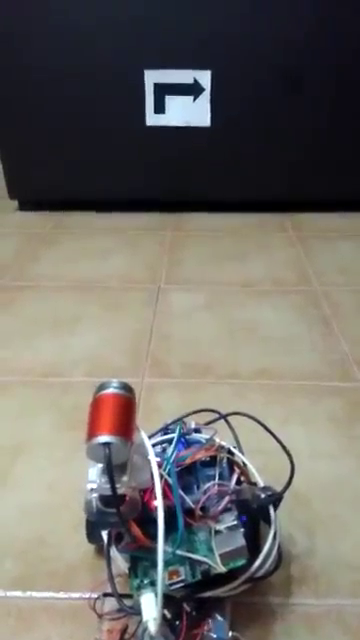
#> input picture frame 26 of Trabajo Francisco Marquez Chaves/Presentacion/Derecha - copia.mp4, 360 x 640 px, given in place of the camera
$ python object_movement.py   (Python 2 division)   (older library calls are emulated)
#> lines starting #> are read from the running program, lines starting #| are printed output that depends on the picture; after the words box and inside, x2 and y2 are one past the last pixel; in counts of white or black regions, pixels touching at a corner belong together
from __future__ import print_function
from imutils.video import VideoStream
import imutils
#import serial
import time

import numpy as np
import cv2
import argparse#construct the argument parseand parse the argum


print("[INFO] waiting for camera to warmup...")
vs = VideoStream(0).start()
time.sleep(2.0)
# define the lower and upper boundaries of the "orange"
# ball in the HSV color space
orangeLower = (4, 190, 75)
orangeUpper = (41, 255, 255)


# loop over the frames from the video stream
while True:
	# grab the next frame from the video stream, resize the
	# frame, and convert it to the HSV color space
	frame = vs.read()
#> frame is the input picture: shape (640, 360, 3); mean B, G, R 101, 106.5, 109.6
	frame = imutils.resize(frame, width=500)
#> frame: shape (888, 500, 3)
	hsv = cv2.cvtColor(frame, cv2.COLOR_BGR2HSV)
#> hsv: shape (888, 500, 3); mean H, S, V 67.8, 63.3, 116.3

# construct a mask for the color "orange", then perform
	# a series of dilations and erosions to remove any small
	# blobs left in the mask
	mask = cv2.inRange(hsv, orangeLower, orangeUpper)
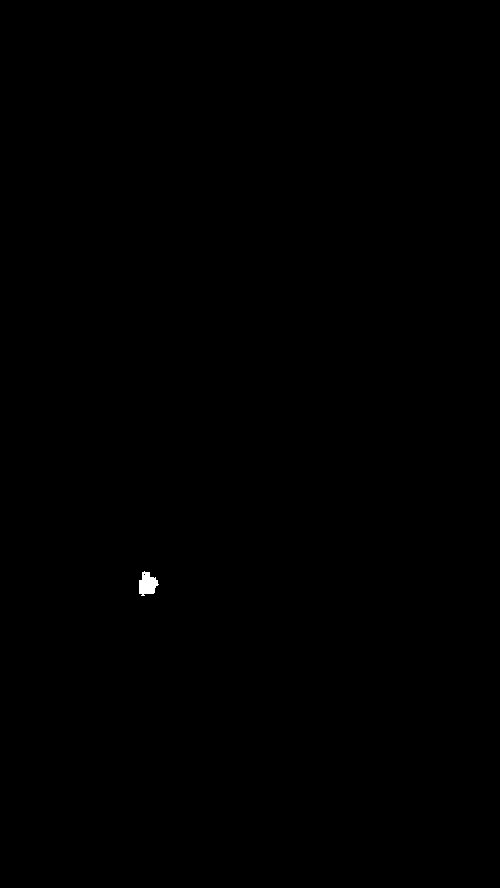
#> mask: shape (888, 500); 0.07% white; 1 white region, box (x1, y1, x2, y2) and area: (139, 571, 159, 596) 331
	mask1 = cv2.erode(mask, None, iterations=2)
#> mask1: shape (888, 500); 0.04% white; 1 white region, box (x1, y1, x2, y2) and area: (141, 574, 156, 592) 166
	mask2 = cv2.dilate(mask1, None, iterations=2)
#> mask2: shape (888, 500); 0.07% white; 1 white region

	# find contours in the mask and initialize the current
	# (x, y) center of the ball
	cnts = cv2.findContours(mask.copy(), cv2.RETR_EXTERNAL,
	cv2.CHAIN_APPROX_SIMPLE)
#> cnts = 1 contour; box (x1, y1, x2, y2) and area: (139, 571, 159, 596) 293
	cnts = cnts[0] if imutils.is_cv2() else cnts[1]
	center = None
    # only proceed if at least one contour was found
	if len(cnts) > 0:
    # find the largest contour in the mask, then use
    # it to compute the minimum enclosing circle and
    # centroid
	    c = max(cnts, key=cv2.contourArea)
#> c = contour of 32 points, box (x1, y1, x2, y2) (139, 571, 159, 596), area 293
	    ((x, y), radius) = cv2.minEnclosingCircle(c)
#> x = 145.5; y = 583.4; radius = 12.48
	    M = cv2.moments(c)
#> M = moments, m00 293, centre m10/m00, m01/m00 = (147.1, 583.8)
	    if M["m00"] != 0:
	    	cX = int(M["m10"] / M["m00"])
#> cX = 147
	    	cY = int(M["m01"] / M["m00"])
#> cY = 583
	    else:
	    	cX, cY, = 0, 0
	    center = cX, cY
#> center = (147, 583)
	    # only proceed if the radius meets a minimum size
	    if radius > 7:
			# draw the circle and centroid on the frame
			cv2.circle(frame, (int(x), int(y)), int(radius),
			(0, 255, 255), 2)
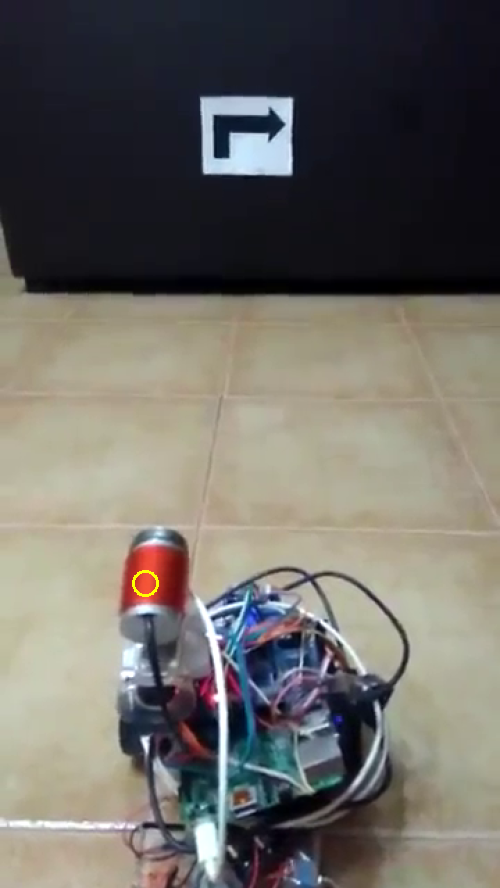
#> frame: shape (888, 500, 3); mean B, G, R 101, 106.5, 109.5
			cv2.circle(frame, center, 5, (0, 0, 255), -1)
#> frame: shape (888, 500, 3); 0.02% of pixels changed, all inside (x1, y1, x2, y2) = (142, 578, 153, 589)

			print("Funciona")
	    else:
	    	print("NO")
	# show the frame to our screen
	cv2.imshow("Frame", frame)
	cv2.imshow("MASK", mask)
	key = cv2.waitKey(1) & 0xFF
#> (key q is pressed here)

	# if the 'q' key is pressed, stop the loop
	if key == ord("q"):
		break

# do a bit of cleanup
cv2.destroyAllWindows()
vs.stop()

$ run again, starting later in the video
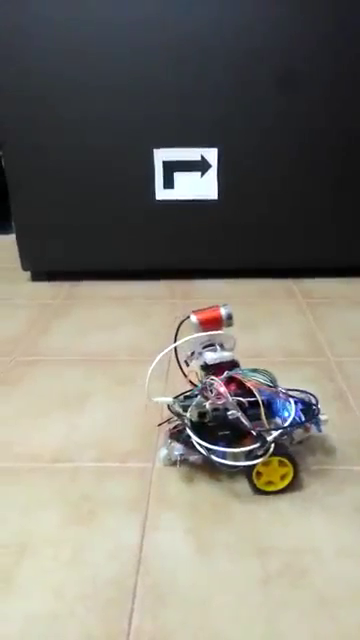
#> input picture frame 208 of Trabajo Francisco Marquez Chaves/Presentacion/Derecha - copia.mp4, 360 x 640 px, given in place of the camera
#> frame is the input picture: shape (640, 360, 3); mean B, G, R 113.8, 123.5, 126.5
#> hsv: shape (888, 500, 3); mean H, S, V 54, 39, 130.3
#> `mask = cv2.inRange(hsv, orangeLower, orangeUpper)`:
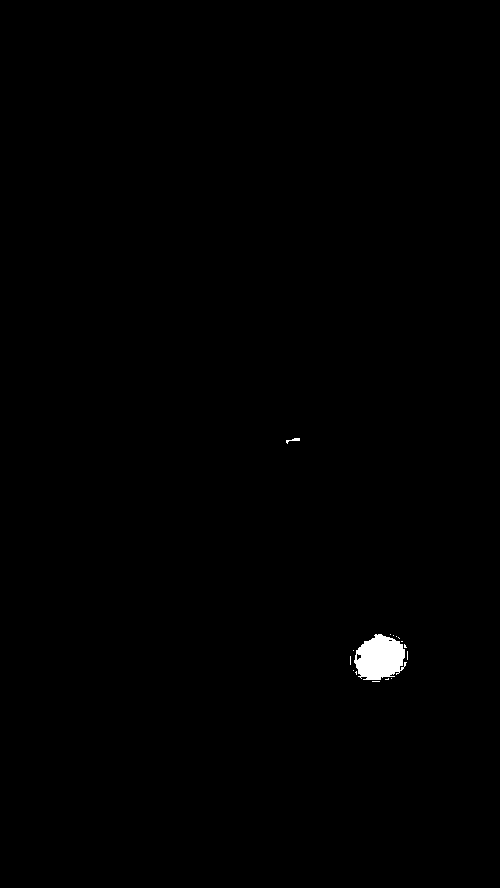
#> mask: shape (888, 500); 0.41% white; 16 white regions (14 under 20 px), largest, box (x1, y1, x2, y2) and area: (354, 634, 407, 680) 1749, (286, 438, 300, 444) 34
#> mask1: shape (888, 500); 0.29% white; 1 white region, box (x1, y1, x2, y2) and area: (358, 637, 403, 678) 1287
#> mask2: shape (888, 500); 0.37% white; 1 white region
#> cnts = 16 contours, 15 with area under 20; largest, box (x1, y1, x2, y2) and area: (354, 634, 407, 680) 1664
#> c = contour of 105 points, box (x1, y1, x2, y2) (354, 634, 407, 680), area 1664
#> x = 380; y = 660; radius = 27.2
#> M = moments, m00 1663.5, centre m10/m00, m01/m00 = (379.2, 657.4)
#> cX = 379
#> cY = 657
#> center = (379, 657)
#> `cv2.circle(frame, (int(x), int(y)), int(radius), (0, 255, 255), 2)`:
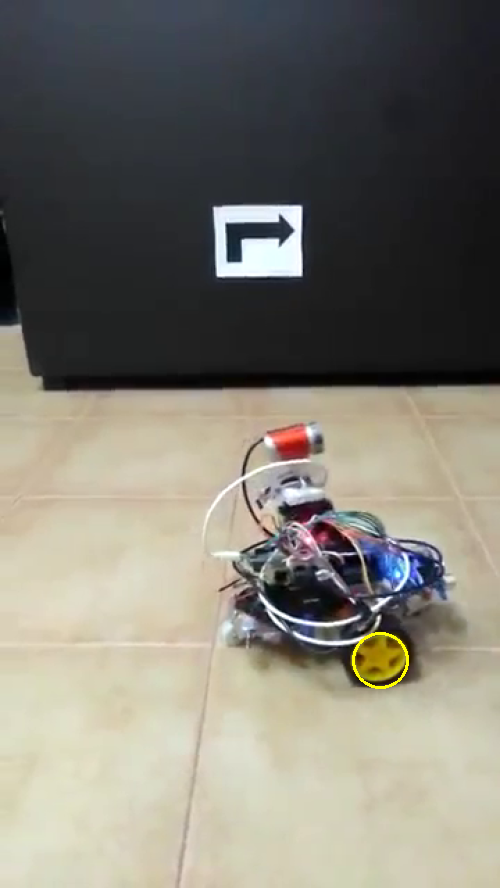
#> frame: shape (888, 500, 3); mean B, G, R 113.7, 123.7, 126.7
